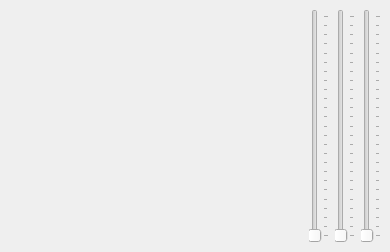
<?xml version="1.0" encoding="UTF-8"?>
<ui version="4.0">
 <class>GLWindow</class>
 <widget class="QMainWindow" name="GLWindow">
  <property name="geometry">
   <rect>
    <x>0</x>
    <y>0</y>
    <width>390</width>
    <height>252</height>
   </rect>
  </property>
  <property name="windowTitle">
   <string>GL View</string>
  </property>
  <widget class="QWidget" name="centralwidget">
   <layout class="QHBoxLayout" name="horizontalLayout">
    <item>
     <widget class="QWidget" name="glWidget" native="true"/>
    </item>
    <item>
     <widget class="QSlider" name="xSlider">
      <property name="maximum">
       <number>360</number>
      </property>
      <property name="singleStep">
       <number>1</number>
      </property>
      <property name="pageStep">
       <number>15</number>
      </property>
      <property name="orientation">
       <enum>Qt::Vertical</enum>
      </property>
      <property name="tickPosition">
       <enum>QSlider::TicksBelow</enum>
      </property>
      <property name="tickInterval">
       <number>15</number>
      </property>
     </widget>
    </item>
    <item>
     <widget class="QSlider" name="ySlider">
      <property name="maximum">
       <number>360</number>
      </property>
      <property name="singleStep">
       <number>1</number>
      </property>
      <property name="pageStep">
       <number>15</number>
      </property>
      <property name="orientation">
       <enum>Qt::Vertical</enum>
      </property>
      <property name="tickPosition">
       <enum>QSlider::TicksBelow</enum>
      </property>
      <property name="tickInterval">
       <number>15</number>
      </property>
     </widget>
    </item>
    <item>
     <widget class="QSlider" name="zSlider">
      <property name="maximum">
       <number>360</number>
      </property>
      <property name="singleStep">
       <number>1</number>
      </property>
      <property name="pageStep">
       <number>15</number>
      </property>
      <property name="orientation">
       <enum>Qt::Vertical</enum>
      </property>
      <property name="tickPosition">
       <enum>QSlider::TicksBelow</enum>
      </property>
      <property name="tickInterval">
       <number>15</number>
      </property>
     </widget>
    </item>
   </layout>
  </widget>
  <action name="actionFront">
   <property name="text">
    <string>Front (X+Z)</string>
   </property>
   <property name="shortcut">
    <string>Ctrl+1</string>
   </property>
  </action>
  <action name="actionRight">
   <property name="text">
    <string>Right (Y+Z)</string>
   </property>
   <property name="shortcut">
    <string>Ctrl+2</string>
   </property>
  </action>
  <action name="actionTop">
   <property name="text">
    <string>Top (X+Y)</string>
   </property>
   <property name="shortcut">
    <string>Ctrl+3</string>
   </property>
  </action>
  <action name="actionAngled">
   <property name="text">
    <string>Angled</string>
   </property>
   <property name="shortcut">
    <string>Ctrl+4</string>
   </property>
  </action>
  <action name="actionOrthogonal">
   <property name="checkable">
    <bool>true</bool>
   </property>
   <property name="text">
    <string>Orthogonal</string>
   </property>
   <property name="shortcut">
    <string>Ctrl+O</string>
   </property>
  </action>
  <action name="actionAuto_rotate">
   <property name="checkable">
    <bool>true</bool>
   </property>
   <property name="text">
    <string>Auto rotate</string>
   </property>
   <property name="shortcut">
    <string>Ctrl+A</string>
   </property>
  </action>
 </widget>
 <resources/>
 <connections/>
</ui>
